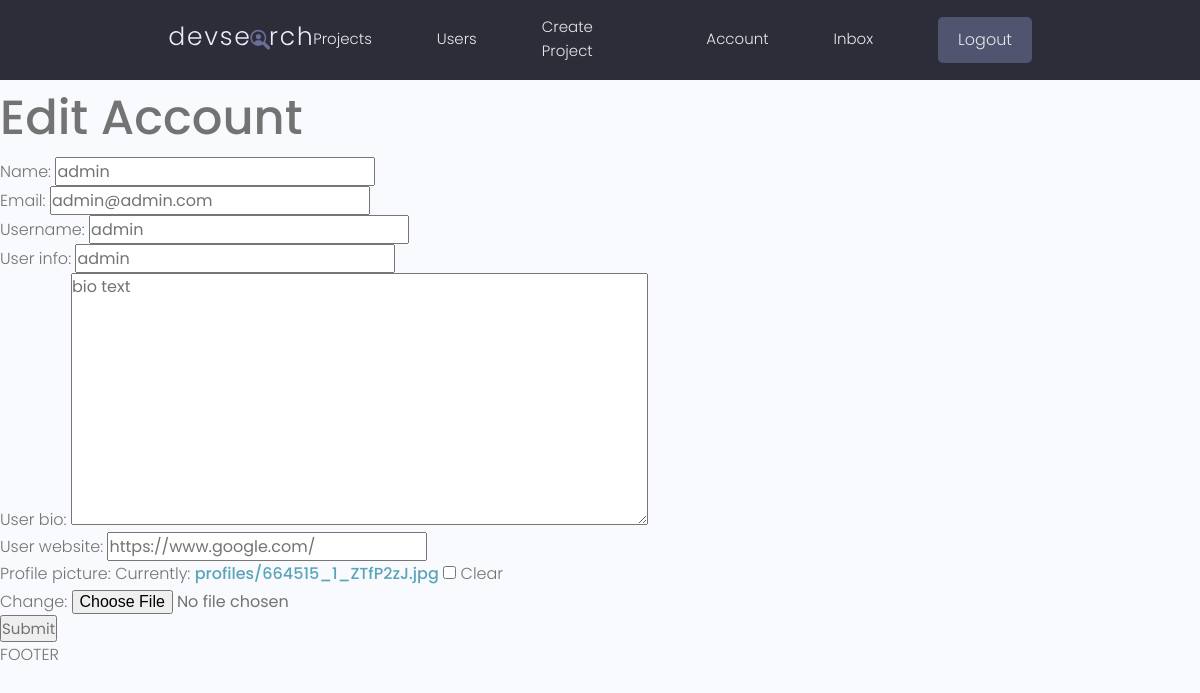
The page /users/edit-account/ (signed in) on the database its author committed.
### users/models.py (models this page shows, shortened)
class Profile(models.Model):
    user = models.OneToOneField(User, on_delete=models.CASCADE, null=True, blank=True)
    name = models.CharField(max_length=200, null=True, blank=True)
    email = models.EmailField(max_length=500, null=True, blank=True)
    username = models.CharField(max_length=200, null=True, blank=True)
    user_info = models.CharField(max_length=200, null=True, blank=True)
    user_bio = models.TextField(null=True, blank=True)
    profile_picture = models.ImageField(null=True, blank=True, upload_to='profiles/', default="profiles/user_default.jpg")
    user_website = models.CharField(max_length=200, null=True, blank=True)
    created = models.DateTimeField(auto_now_add=True)
    id = models.UUIDField(default=uuid.uuid4, unique=True, primary_key=True, editable=False)

### users/views.py (the view)
# urls.py: path('edit-account/', views.editAccount, name="edit-account"),
@login_required(login_url='login')
def editAccount(request):
    profile = request.user.profile
    form = ProfileForm(instance=profile)
    if request.method == 'POST':
        form = ProfileForm(request.POST, request.FILES, instance=profile)
        if form.is_valid():
            form.save()
            return redirect('account')
    context = {'form': form}
    return render(request, 'users/profile_form.html', context)

### users/forms.py
class ProfileForm(ModelForm):
    class Meta:
        model = Profile
        fields = ['name', 'email', 'username', 'user_info', 'user_bio', 'user_website', 'profile_picture']

### users/templates/users/profile_form.html (shortened to what this page needs)
<!DOCTYPE html>
<html lang="en">
<head>
</head>
<body>
{% extends 'main.html' %}
{% load static %}
{% block content %}
<h1>Edit Account</h1>
<form method="POST" action="{% url 'edit-account' %}" enctype="multipart/form-data">
    {{form.as_p}}
    <input type="submit" value="Submit" />
</form>
{% endblock content %}

### static/styles/app.css (style rules this page uses)
:root { --color-sub: #2d2d39; }

### static/uikit/styles/modules/_variables.css (style rules this page uses)
:root { --color-main: #5aa5b9; --color-main-light: #e6faff; --color-sub: #3f4156; --color-sub-light: #51546e; --color-sub-lighter: #ededfd; --color-text: #737373; --color-gray: #8b8b8b; --color-light: #e5e7eb; --color-light-gray: #767676; --color-bg: #f8fafd; --color-white: #fffefd; --color-white-light: #f3f3f3; --color-success: #359e64; --color-success-bg: #def8e8; --color-error: #fc4b0b; --color-error-bg: #fff2ee; --font-base: 'Poppins', arial, helvetica, 'Segoe UI', roboto, ubuntu, sans-serif; --font-monospace: 'Fira Code', 'Courier New', courier, monospace; --font-regular: 300; --font-medium: 500; --font-bold: 700; --generic-shadow: 1px 1px 5px #00000010; --generic-transition: all 0.3s ease-in-out; }

### static/uikit/styles/modules/_base.css (style rules this page uses)
* { margin: 0; padding: 0; box-sizing: border-box; text-rendering: optimizeLegibility; color: inherit; font-size: inherit; }
html { font-size: 50%; }
@media only screen and (min-width: 480px) { html { font-size: 56.25%; } }
@media only screen and (min-width: 1200px) { html { font-size: 62.5%; } }
body { line-height: 1.6; font-weight: 400; font-size: 1.5rem; color: var(--color-text); background-color: var(--color-bg); min-height: 100vh; }

### static/uikit/styles/modules/_typography.css (style rules this page uses)
* { font-family: var(--font-base); }
h1 { font-size: 4.8rem; font-weight: var(--font-medium); }
p, span, strong { font-size: 1.6rem; color: var(--color-text); font-weight: var(--font-regular); }
a { padding-bottom: 2px; text-decoration: none; display: inline-block; color: var(--color-main); font-weight: var(--font-medium); }

### rows shown on the page
Profile: name "admin", email "admin@admin.com", username "admin", user_info "admin", user_bio "bio text", user_website "https://www.google.com/"
